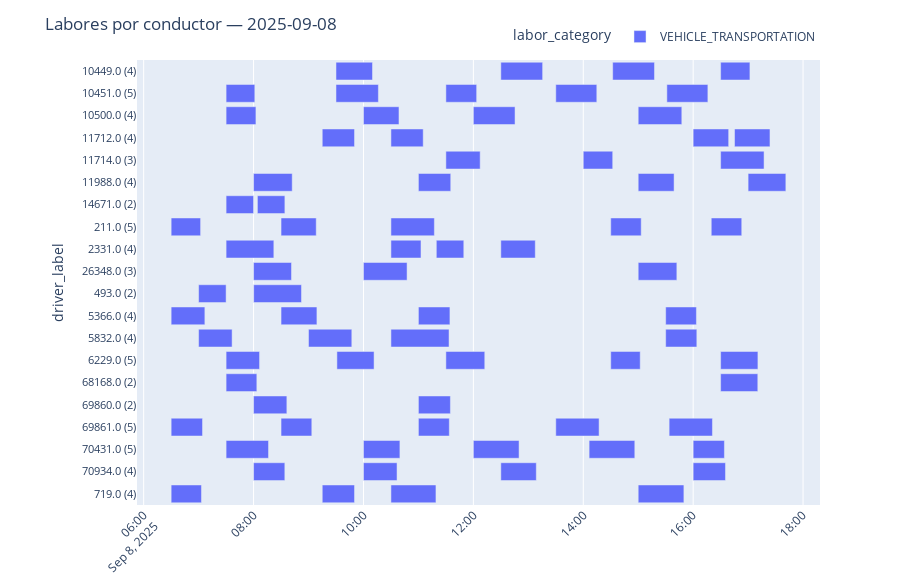
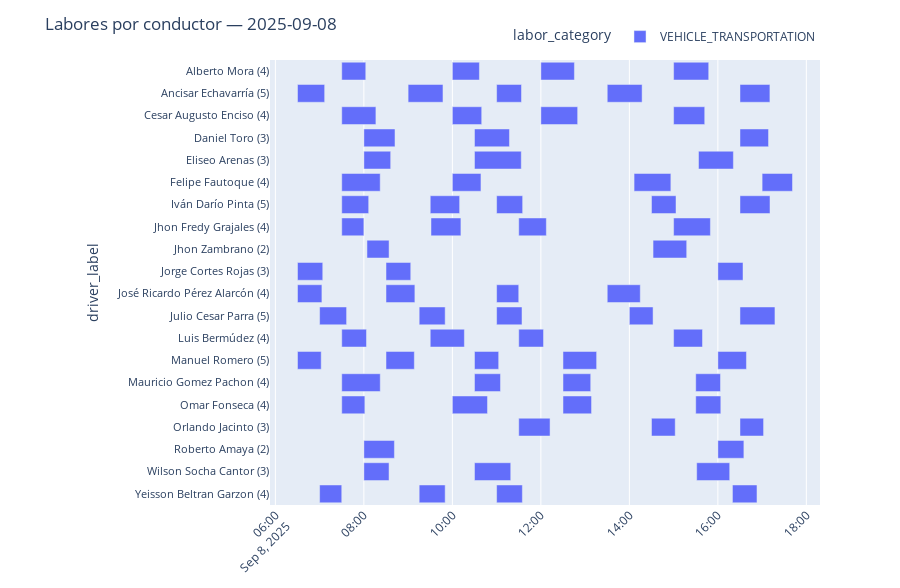

The notebook cell saved with these charts, in order:
### Code cell
plot_gantt_labors_by_driver(df_plot_hist, day_str=day_str, driver_col='historic_driver')
plot_gantt_labors_by_driver(df_plot_algo, day_str=day_str, driver_col='assigned_driver')
